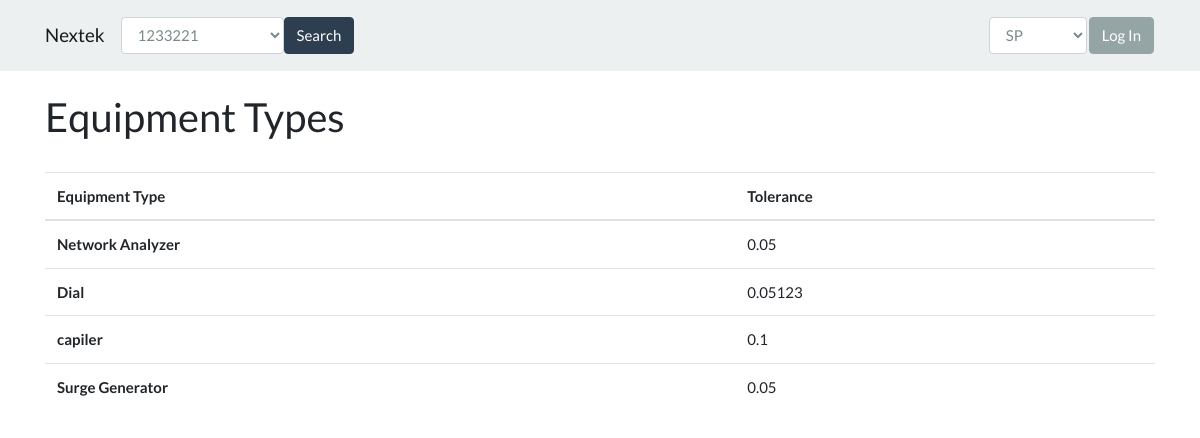
The page /equipment_types.php on the database its author committed.
### tables this page shows
CREATE TABLE `typelist` (
  `type_id` int(11) NOT NULL,
  `type_name` text NOT NULL,
  `type_tolerance` double NOT NULL
);

### equipment_types.php (the view, shortened to what this page needs)
<!DOCTYPE html>
<html lang="en">
  <?php include("db_header.php"); ?>
  <head>
    <link rel="stylesheet" href="css/bootstrap.css" media="screen">
  </head>
  <body>
    <?php
      include("navbar.php");
    ?>
    <div class="container">
      <br>
      <h2>Equipment Types</h2>
      <br>
      <?php if($_SESSION["logged_in"] == true):
        $conn = new mysqli($servername, $username, $password, $dbname);
        $sql = "SELECT * FROM typelist";
        $result = $conn->query($sql);
        mysqli_close($conn);
        if ($result->num_rows > 0) {
          echo "<table class='table table-hover'><thead><tr>
            <th scope=col>Equipment Type</th>
            <th scope=col>Tolerance</th>
            <th scope=col>Edit</th>
            <th scope=col>Remove</th></tr></thead>";
          while ($row = $result->fetch_assoc()) {
            echo "<tr><th scope=row><form method='post' action='modify_equipment_type.php?type_id=" . $row['type_id'] . "'>";
            echo "<input type='text' class='form-control' name='type_name' value='" . $row["type_name"] . "'>";
            echo "</th><td><input type='text' class='form-control' name='tolerance' value=" . $row["type_tolerance"] . "></td>";
            echo "<td><button class='btn btn-info' type='submit'>Edit</button></form></td>";
            echo "<td><a class='btn btn-danger ' href=\"remove_equipment_type.php?type_id=" . $row['type_id'] . "\">Remove</a></td></tr>";
          }
          echo "</table>";
        } else {
            echo "<h3>No type data found.</h3>";
        } ?>
        <form method="post" action="add_equipment_type.php">
          <fieldset>
            <div class="row">
              <div class="col-lg-4">
                <div class="form-group">
                  <label class="col-form-label" for="type_name">Name</label>
                  <input type="text" class="form-control" name="type_name" placeholder="Equipment Type">
                </div>
              </div>
              <div class="col-lg-4">
                <div class="form-group">
                  <label class="col-form-label" for="tolerance">Tolerance</label>
                  <input type="text" class="form-control" name="tolerance" placeholder="Tolerance">
                  <small id="calcycleHelp" class="form-text">0.0x</small>
                </div>
              </div>
            </div>
            <button type="submit" class="btn btn-primary">Create Equipment Type</button>
          </fieldset>
        </form>
      <?php else:
        $conn = new mysqli($servername, $username, $password, $dbname);
        $sql = "SELECT * FROM typelist";
        $result = $conn->query($sql);
        if ($result->num_rows > 0) {
          echo "<table class='table table-hover'><thead><tr>
            <th scope=col>Equipment Type</th>
            <th scope=col>Tolerance</th></tr></thead>";
          while ($row = $result->fetch_assoc()) {
            echo "<tr><th scope=row>" . $row["type_name"] . "</th><td>" . $row["type_tolerance"] . "</td></tr>";
          }
          echo "</table>";
        } else {
            echo "<h3>No type data found.</h3>";
        } ?>
      <?php endif ?>
    </div>
  </body>
</html>

### rows shown on the page
typelist: type_name "Network Analyzer", type_tolerance "0.05"
typelist: type_name "Dial", type_tolerance "0.05123"
typelist: type_name "capiler", type_tolerance "0.1"
typelist: type_name "Surge Generator", type_tolerance "0.05"

### other values the page prints
form field entry "1233221"
form field username "SP"
